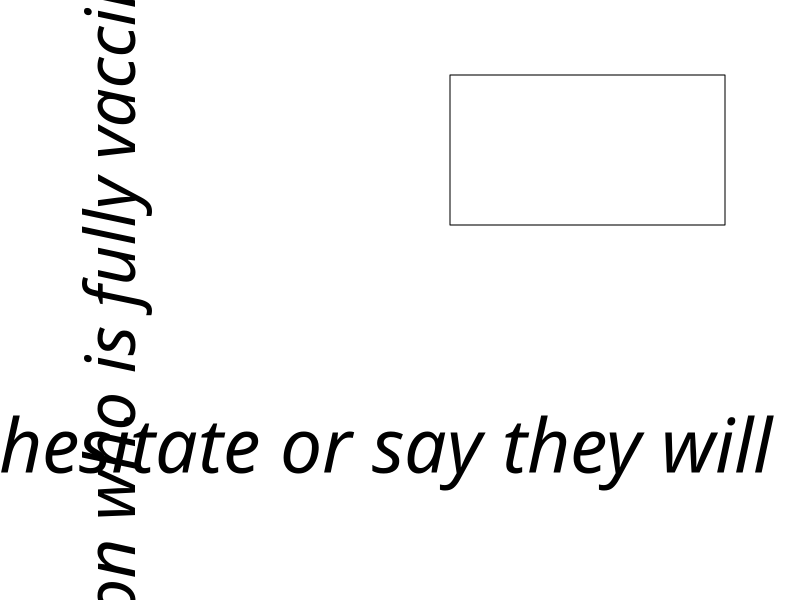

R code for this plot: (Note: this script raises an error after producing the figure.)
s = 3
x.min = 5
x.max = 55
y.min = 15 
y.max = 85
  
offset = 0.01
mtext.title = 2.2*s
mtext.subtitle = 1.5*s
mtext.sign = 1*s
mtext.sign.emo = 1.3*s

png ('./figures/F_attitudes_vaccinated_pulication.png', width=1280*s, height=905.5*s, res=96)

par(mfrow=c(1,1), # number and distribution of plots
    oma=c(0,0,0,0), # size of the outer margins in lines of text (can be specified in inches as well with `omi`)
    mar=c(5,6,1,1), # number of lines of margin to be specified on the four sides of the plot (can be specified in inches as well with `mai`) 
    bty='o', # no box
    cex = 1.25*s, # magnification of text and symbols
    xpd = FALSE, # clipping of plotting to the figure region
    ann = FALSE, # switch off titles,
    family='Quattrocento' # font family
    
)

plot(NULL, xlim=c(x.min, x.max), ylim=c(y.min, y.max), yaxt = 'n', xaxt = 'n') 

title (xlab = 'Share of the population who hesitate or say they will "never" get vaccinated agasint COVID-19', line = 2.5, cex.lab = 1.2, font.lab=3)
title (ylab = 'Share of the population who is fully vaccinated, as of 19 September 2021', line = 4, cex.lab = 1.1, font.lab=3)

axis (1, 
      line = 0, # position
      tck = -0.01,
      lwd = 0.5*s,
      col = dark.color, # the actual axis (line) 
      col.axis = dark.color, # colors of the actual labels
      cex.axis = 1,
      font=2, # font type (bold)
      at = seq(0,100,10), # where to put labels  
      labels = paste0(seq(0,100,10), '%') , # text of labels 
      las=1 # orientation of the labels
)

axis (2, 
      line = 0, # position
      tck = -0.01,
      lwd = 0.5*s,
      col = dark.color, # the actual axis (line) 
      col.axis = dark.color, # colors of the actual labels
      cex.axis = 1, 
      font=2, # font type (bold)
      at = seq(0,100,10), # where to put labels  
      labels = paste0(seq(0,100,10), '%') , # text of labels 
      las=1 # orientation of the labels
)

abline(h = seq(0,100,10), col='lightgrey', lwd=1*s)
abline(v = seq(0,100,10), col='lightgrey', lwd=1*s)

abline (lm(pt$vaccinated~pt$yes.h), col=dark.color, lwd=3*s, lty=3)

points (x = pt$yes.h, y = pt$vaccinated, col=ifelse(pt$region3=='Eastern Europe', 'red', ifelse(pt$region3=='Western Europe', 'blue', 'black')), bg=ifelse(pt$region3=='Eastern Europe', 'red', ifelse(pt$region3=='Western Europe', 'blue', 'black')),  cex = 1.3, pch=21)

text (pt$country[-c(18,21,24)], x = pt$yes.h[-c(18,21,24)], y = pt$vaccinated[-c(18,21,24)]-2, col=ifelse(pt$region3[-c(18,21,24)]=='Eastern Europe', 'red', ifelse(pt$region3[-c(18,21,24)]=='Western Europe', 'blue', 'black')), cex = 1.2)
text (pt$country[c(18,21,24)], x = pt$yes.h[c(18,21,24)], y = pt$vaccinated[c(18,21,24)]+2, col=ifelse(pt$region3[-c(18,21,24)]=='Eastern Europe', 'red', ifelse(pt$region3[-c(18,21,24)]=='Western Europe', 'blue', 'black')), cex = 1.2)

text ('Black dotted line is linear regression fit. Correlation is -0.88.',
      x = 55, y=85, col = dark.color, font=3, cex=0.95, adj=1)

box(which = "plot", lty = "solid", col = dark.color,lwd = 0.5*s)

dev.off()
